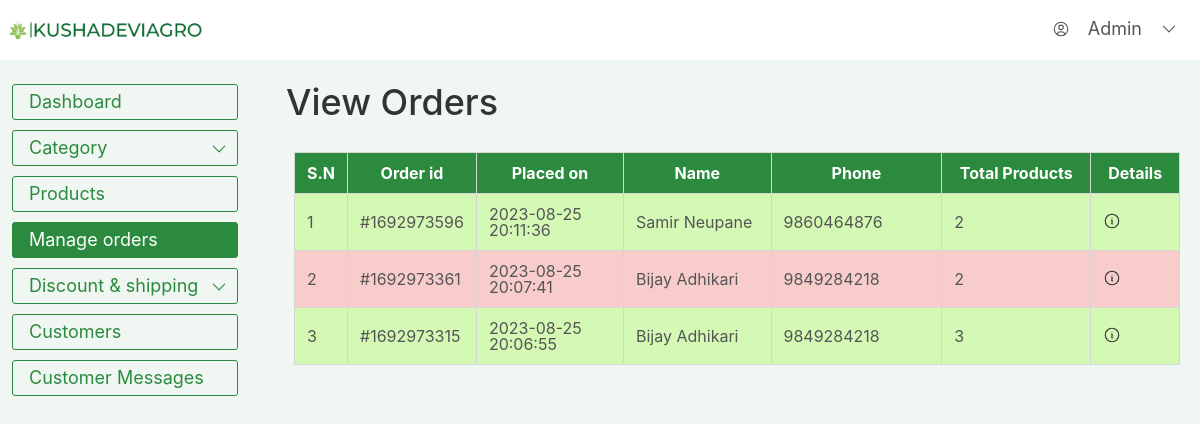
The page /admin/orders.php (signed in) on the database its author committed.
### tables this page shows
CREATE TABLE `t_order` (
  `o_id` int NOT NULL,
  `o_datetime` datetime NOT NULL,
  `cust_id` int NOT NULL
);

CREATE TABLE `t_customer` (
  `cust_id` int NOT NULL,
  `cust_fname` varchar(255) NOT NULL,
  `cust_lname` varchar(255) NOT NULL,
  `cust_email` varchar(255) NOT NULL,
  `cust_password` varchar(255) NOT NULL,
  `cust_phone` varchar(50) NOT NULL,
  `cust_address` text NOT NULL,
  `cust_city` varchar(50) NOT NULL,
  `cust_state` varchar(50) NOT NULL,
  `cust_datetime` datetime NOT NULL,
  `cust_status` int NOT NULL DEFAULT '0'
);

### admin/orders.php (the view, shortened to what this page needs)
<?php require_once("header.php"); ?>
<section class="generic-section">
  <div class="grid-gap-sm grid-2-cols-unequal-big">
    <?php require_once("admin-sidebar.php"); ?>
    <div class="generic-container">
      <div class="section-head margin-bottom-sm">
        <h2 class="section-title">View Orders</h2>
      </div>
      <div class="table-container">
        <table>
          <thead>
            <tr>
              <th style="width: 1rem;">S.N</th>
              <th style="width: 12rem;">Order id</th>
              <th style="width: 32rem;">Placed on</th>
              <th style="width: 32rem;">Name</th>
              <th style="width: 32rem;">Phone</th>
              <th style="width: 32rem;">Total Products</th>
              <th style="width: 12rem;">Details</th>
            </tr>
          </thead>
          <tbody>
            <?php
            $query = "select * from t_order order by o_id desc";
            $result = mysqli_query($conn, $query);
            $i = 0;
            foreach ($result as $order) {
              $q = "select * from t_order_item where o_id = " . $order["o_id"];
              $r = mysqli_query($conn, $q);
              $total_order_items = mysqli_num_rows($r);
              $total_canceled = 0;
              $total_delivered = 0;
              $total_pending = 0;
              foreach ($r as $o_item) {
                if ($o_item["is_delivered"] == -1) {
                  ++$total_canceled;
                } elseif ($o_item["is_delivered"] == 1) {
                  ++$total_delivered;
                } else {
                  ++$total_pending;
                }
              }
              if ($total_pending > 0) {
                $color = "#f9cccc";
              }
              if ($total_order_items === ($total_canceled + $total_delivered)) {
                $color = "#d3f9b4";
              }
            ?>
              <tr style="background-color: <?php echo $color; ?>">
                <td><?php echo ++$i; ?></td>
                <td><?php echo "#" . $order['o_id']; ?></td>
                <td><?php echo $order['o_datetime'] ?></td>
                <?php
                $query = "select * from t_customer where cust_id = " . $order["cust_id"];
                $resu = mysqli_query($conn, $query);
                $customer = mysqli_fetch_assoc($resu);
                ?>
                <td><?php echo $customer['cust_fname'] . " " . $customer['cust_lname']; ?></td>
                <td><?php echo $customer['cust_phone']; ?></td>
                <?php
                $query = "select count(*) from t_order_item where o_id=" . $order['o_id'];
                $res = mysqli_query($conn, $query);
                $products_in_order = mysqli_fetch_row($res)[0];
                ?>
                <td><?php echo $products_in_order; ?></td>
                <td>
                  <a href="order-details.php?id=<?php echo $order['o_id']; ?>">
                  </a>
                </td>
              </tr>
            <?php } ?>
          </tbody>
        </table>
      </div>
    </div>
  </div>
</section>
<?php require_once("barebone-footer.php") ?>

### css/common.css (style rules this page uses)
* { margin: 0; padding: 0; box-sizing: border-box; }
html { font-size: 62.5%; scroll-behavior: smooth; scroll-padding-top: 6.2rem; }
body { font-family: "inter", sans-serif; line-height: 1; font-weight: 400; color: #555; }
.grid-gap-sm { display: grid; gap: 2.4rem; }
.grid-2-cols-unequal-big { grid-template-columns: 250px 1fr; }
a { text-decoration: none; }
.icon { color: #333; transition: all 0.3s; }
.margin-bottom-sm { margin-bottom: 1.6rem !important; }

### admin/css/style.css (style rules this page uses)
.table-container { padding: 0 0.8rem; height: 80vh; overflow-y: auto; position: relative; }
thead { position: sticky; top: 0; background: #2b8a3e; color: #fff; }
tr, th, td { border: 1px solid #d6d6d6; font-size: 1.6rem; padding: 1.2rem; }
table { border-collapse: collapse; }
.action-icon { width: 1.8rem; height: 1.8rem; }
.section-title { font-size: 3.6rem; font-weight: 500; color: #333; margin-bottom: 1.6rem; }
.generic-section { padding: 1.2rem 0; background-color: #f0f7f2; }
.generic-container { padding: 1.2rem; }
.section-head { display: flex; justify-content: space-between; align-items: center; }

### rows shown on the page
t_order: o_id "1692973596", o_datetime "2023-08-25 20:11:36", cust.cust_fname "Samir", cust.cust_lname "Neupane", cust.cust_phone "9860464876", products_in_order "2"
t_order: o_id "1692973361", o_datetime "2023-08-25 20:07:41", cust.cust_fname "Bijay", cust.cust_lname "Adhikari", cust.cust_phone "9849284218", products_in_order "2"
t_order: o_id "1692973315", o_datetime "2023-08-25 20:06:55", cust.cust_fname "Bijay", cust.cust_lname "Adhikari", cust.cust_phone "9849284218", products_in_order "3"
